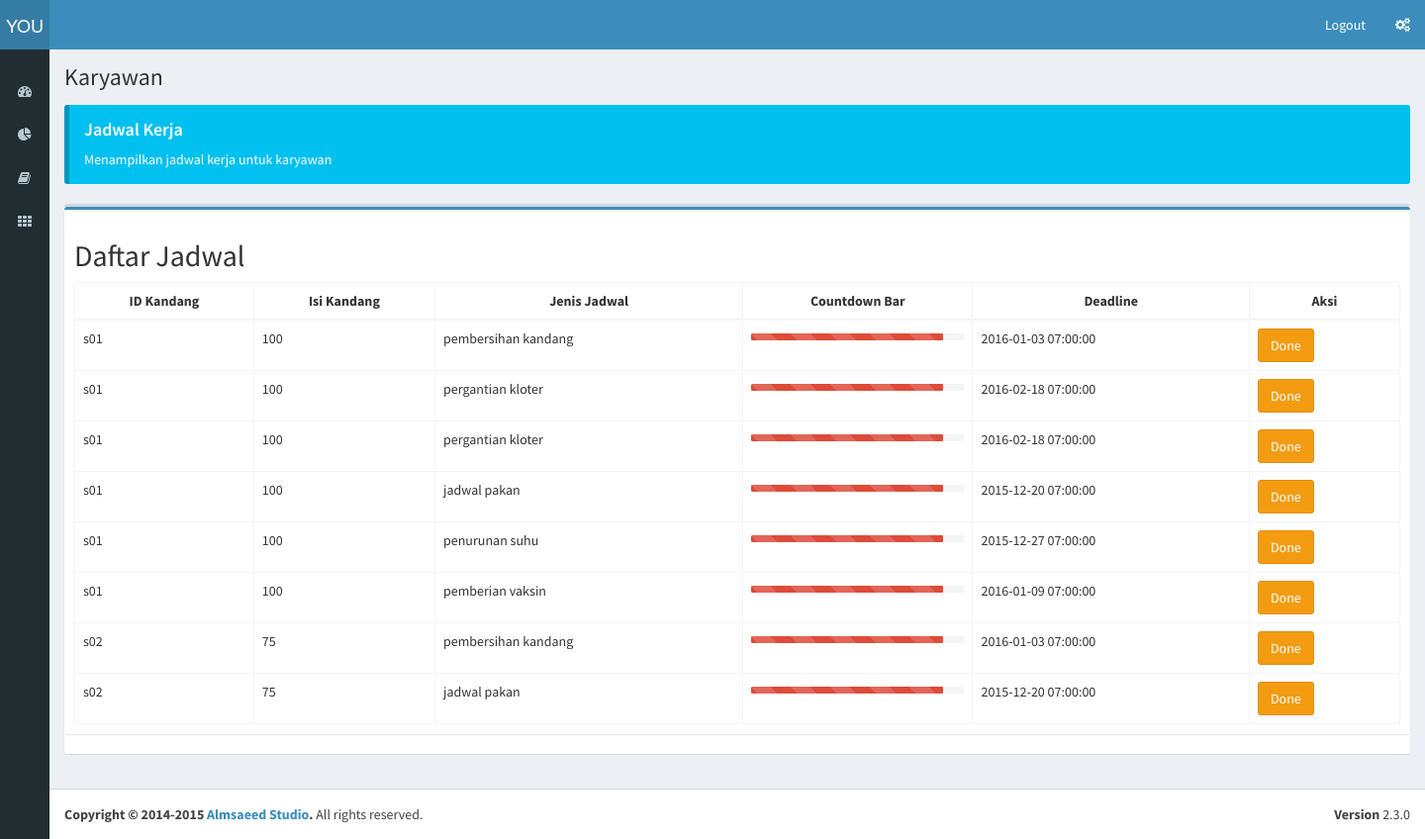
The page /index.php?jadwalKar (signed in) on the database its author committed.
### tables this page shows
CREATE TABLE IF NOT EXISTS `tb_pembagian` (
  `id_pembagian` int(4) NOT NULL AUTO_INCREMENT,
  `id_kandang` varchar(7) NOT NULL,
  `id_karyawan` varchar(20) NOT NULL,
  PRIMARY KEY (`id_pembagian`),
  KEY `id_kandang` (`id_kandang`,`id_karyawan`),
  KEY `id_karyawan` (`id_karyawan`)
);

CREATE TABLE IF NOT EXISTS `tb_jadwal_stater` (
  `id_starter` int(5) NOT NULL AUTO_INCREMENT,
  `id_kandang` varchar(7) NOT NULL,
  `id_jenis_jadwal` varchar(3) NOT NULL,
  `deadline` datetime NOT NULL,
  `status` int(1) NOT NULL,
  PRIMARY KEY (`id_starter`),
  KEY `id_kandang` (`id_kandang`,`id_jenis_jadwal`),
  KEY `id_jenis_jadwal` (`id_jenis_jadwal`)
);

CREATE TABLE IF NOT EXISTS `tb_kandang` (
  `id_kandang` varchar(7) NOT NULL,
  `id_peternakan` varchar(10) NOT NULL,
  `id_jenis_kandang` varchar(1) NOT NULL,
  `isi_kandang` int(3) NOT NULL,
  PRIMARY KEY (`id_kandang`),
  KEY `id_peternakan` (`id_peternakan`),
  KEY `id_jenis_kandang` (`id_jenis_kandang`)
);

CREATE TABLE IF NOT EXISTS `tb_jenis_jadwal` (
  `id_jenis_jadwal` varchar(3) NOT NULL,
  `jenis_jadwal` varchar(20) NOT NULL,
  `hari` varchar(3) NOT NULL,
  PRIMARY KEY (`id_jenis_jadwal`)
);

### controller/controller.php (called while the page is built, shortened)
<?php
	include "model/model.php";
	class controller{
		public $model;
		function __construct(){
			$this->model = new model();
		}
function viewjadwalkar(){
			$jdw = $this->model->getskar();
				include "view/jdwkar.php";
				}
	}
?>

### model/model.php (called while the page is built, shortened)
<?php
	class model{
function getskar(){
    $data=null;
    $id=$_SESSION['idkar'];
            $sql = mysql_query("select * from tb_pembagian pg
                join tb_kandang kd on kd.id_kandang=pg.id_kandang join tb_jadwal_stater gw on gw.id_kandang=kd.id_kandang
                join tb_jenis_jadwal js on js.id_jenis_jadwal= gw.id_jenis_jadwal where pg.id_karyawan='$id'");
            $indeks=0;
            while($radata=mysql_fetch_array($sql)){
            $data [$indeks]["id_jadwal"]=$radata["id_starter"];
        $data[$indeks]["id_jenis_jadwal"]=$radata["id_jenis_jadwal"];
        $data [$indeks]["id_kandang"]=$radata["id_kandang"];
        $data [$indeks]["isi_kandang"]=$radata["isi_kandang"];
        $data[$indeks]["jenis_jadwal"]=$radata["jenis_jadwal"];
        $data [$indeks]["deadline"]=$radata["deadline"];
      $indeks=$indeks+1;
        }
return $data;
    }
	}
	?>

### view/jdwkar.php (the view, shortened to what this page needs)
<!DOCTYPE html>
<html>
  <head>
    <link rel="stylesheet" href="aset/bootstrap/css/bootstrap.min.css">
    <link rel="stylesheet" href="https://maxcdn.bootstrapcdn.com/font-awesome/4.4.0/css/font-awesome.min.css">
    <link rel="stylesheet" href="https://code.ionicframework.com/ionicons/2.0.1/css/ionicons.min.css">
    <link rel="stylesheet" href="aset/plugins/jvectormap/jquery-jvectormap-1.2.2.css">
    <link rel="stylesheet" href="aset/dist/css/AdminLTE.min.css">
    <link rel="stylesheet" href="aset/dist/css/skins/_all-skins.min.css">
  </head>
  <body class="hold-transition skin-blue sidebar-collapse sidebar-mini">
    <div class="wrapper">
 <header class="main-header">
        <a href="../../index2.html" class="logo">
          <span class="logo-mini">YOU</span>
        </a>
        <nav class="navbar navbar-static-top" role="navigation">
          <div class="navbar-custom-menu">
            <ul class="nav navbar-nav">
              <li class="dropdown user user-menu">
              <a href="index.php?logout" class="dropdown-toggle" data-toggle="dropdown">
                  <span class="hidden-xs">Logout</span>
                </a>
              </li>
              <li>
                <a href="#" data-toggle="control-sidebar"><i class="fa fa-gears"></i></a>
              </li>
            </ul>
          </div>
        </nav>
      </header>
         <aside class="main-sidebar">
        <section class="sidebar">
          <div class="user-panel">
          </div>
          <ul class="sidebar-menu">
            <li class="treeview">
              <a href="index.php?homeKar">
                <i class="fa fa-dashboard"></i> <span>Dashboard</span> <i class="fa fa-angle-left pull-right"></i>
              </a>
            </li>
            <li class="treeview">
              <a href="index.php?KApakan">
                <i class="fa fa-pie-chart"></i>
              </a>
            </li>
            <li class="treeview">
              <a href="#">
                <i class="fa fa-book"></i> <span>Profil</span>
              </a>
            </li>
            <li>
              <a href="index.php?jadwalKar">
                <i class="fa fa-th"></i> <span>Jadwal</span>
              </a>
            </li>
          </ul>
        </section>
      </aside>
      <div class="content-wrapper">
        <section class="content-header">
          <h1>
            Karyawan
          </h1>
        </section>
        <section class="content">
          <div class="callout callout-info">
            <h4>Jadwal Kerja</h4>
            <p>Menampilkan jadwal kerja  untuk karyawan</p>
          </div>
         <div class="box">
                <div class="box-body no-padding">
              <div class="box box-primary">
<div class="box-body">
                  <table id="example2" class="table table-bordered table-hover">
                  <h2>Daftar Jadwal </h2>
                    <thead>
                      <tr>
            <th class="text-center">ID Kandang</th>
            <th class="text-center"> Isi Kandang</th>
            <th class="text-center">Jenis Jadwal</th>
            <th class="text-center">Countdown Bar</th>
            <th class="text-center">Deadline</th>
            <th class="text-center">Aksi</th>
          </tr>
                    </thead>
                    <tbody>
                                               <?php
                                if($jdw!=null)
{
foreach ( $jdw as $var ) {
?><tr>
<td><?php echo $var["id_kandang"];?>&nbsp;</td>
    <td><?php echo $var["isi_kandang"];?>&nbsp;</td>
    <td><?php echo $var["jenis_jadwal"];?>&nbsp;</td>
    <td>
                        <div class="progress progress-xs progress-striped active">
    <?php
$now=date("Y-m-d");
if($now< $var["deadline"]){
     ?>
                          <div class="progress-bar progress-bar-success " style="width:  90%"></div></td>
    <?php } else { ?>
                       <div class="progress-bar progress-bar-danger " style="width:  90%"></div></td>
    <?php } ?>
    <td><?php echo $var["deadline"];?>&nbsp;</td>
<?php
if($now< $var["deadline"]){
?>
    <td>Belum Waktunya</td>
  <?php } else {?>
  <td><a class="btn btn-warning" href="index.php?rsstr&idjd=<?php echo $var["id_jadwal"];?>&jns=<?php echo $var["id_jenis_jadwal"];?>">Done</a>  </td>
<?php  }?>
  </tr>
 <?php
}
 }
?><tr>
                    </tbody>
                  </table>
                </div>
              </div>
            </section>
      </div>
      <footer class="main-footer">
        <div class="pull-right hidden-xs">
          <b>Version</b> 2.3.0
        </div>
        <strong>Copyright &copy; 2014-2015 <a href="http://almsaeedstudio.com">Almsaeed Studio</a>.</strong> All rights reserved.
      </footer>
    </div>
  </body>
</html>

### rows shown on the page
tb_pembagian: tb_jadwal_stater.id_kandang "s01", id_kandang.isi_kandang "100", tb_jenis_jadwal.jenis_jadwal "pembersihan kandang", tb_jadwal_stater.deadline "2016-01-03 07:00:00", tb_jenis_jadwal.jenis_jadwal "pergantian kloter", tb_jadwal_stater.deadline "2016-02-18 07:00:00", tb_jenis_jadwal.jenis_jadwal "jadwal pakan", tb_jadwal_stater.deadline "2015-12-20 07:00:00", tb_jenis_jadwal.jenis_jadwal "penurunan suhu", tb_jadwal_stater.deadline "2015-12-27 07:00:00", tb_jenis_jadwal.jenis_jadwal "pemberian vaksin", tb_jadwal_stater.deadline "2016-01-09 07:00:00"
tb_pembagian: tb_jadwal_stater.id_kandang "s02", id_kandang.isi_kandang "75", tb_jenis_jadwal.jenis_jadwal "pembersihan kandang", tb_jadwal_stater.deadline "2016-01-03 07:00:00", tb_jenis_jadwal.jenis_jadwal "jadwal pakan", tb_jadwal_stater.deadline "2015-12-20 07:00:00"
